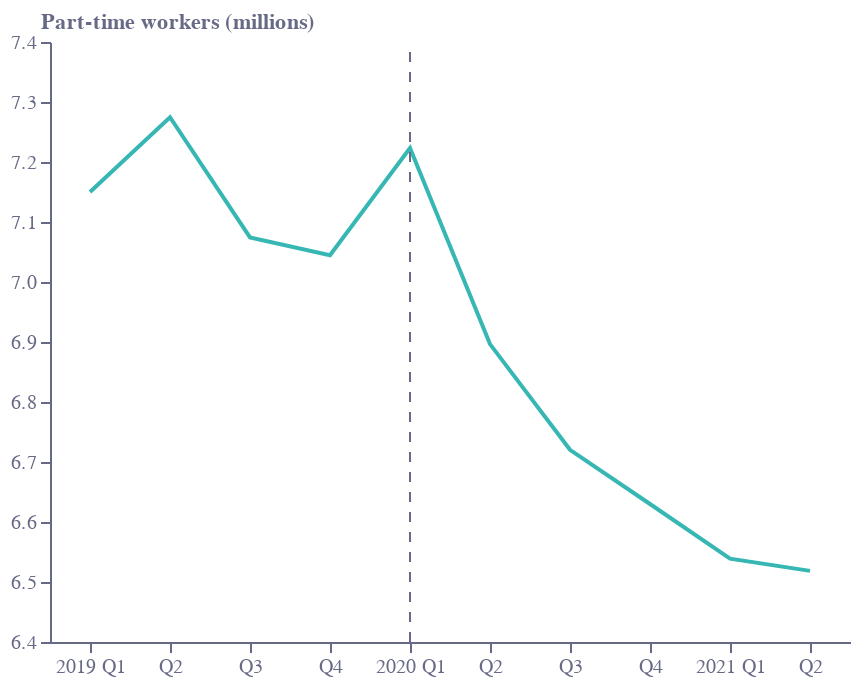

Notebook code for this chart:
### Code cell
base = alt.Chart(f3b).encode(
    x=alt.X(
        "label:N",
        sort=[],
        axis=alt.Axis(
            grid=False,
            titleAlign="right",
            titleAnchor="end",
            title="",
            labelColor=colors["eco-gray"],
            titleColor=colors["eco-gray"],
            tickColor=colors["eco-gray"],
            domainColor=colors["eco-gray"],
            tickCount=10,
            orient="bottom",
            labelAngle=0,
            labelExpr="indexof(datum.value,'Q1')>-1?slice(datum.value,0,4)+' '+slice(datum.value,4):slice(datum.value,4)",
        ),
    )
)
line1 = base.mark_line(color=colors["eco-turquiose"], strokeWidth=2).encode(
    y=alt.Y(
        "part:Q",
        sort=[],
        axis=alt.Axis(
            grid=False,
            title="Part-time workers (millions)",
            titleX=-5,
            titleY=-5,
            titleBaseline="bottom",
            titleAngle=0,
            titleAlign="left",
            labelColor=colors["eco-gray"],
            titleColor=colors["eco-gray"],
            tickColor=colors["eco-gray"],
            domainColor=colors["eco-gray"],
        ),
        scale=alt.Scale(domain=[6.4, 7.4]),
    )
)
axis1 = (
    alt.Chart(pd.DataFrame([{"x": "2020Q1", "y": 6.4}, {"x": "2020Q1", "y":7.4}]))
    .mark_line(strokeWidth=1, strokeDash=[5, 5], color=colors["eco-gray"])
    .encode(x=alt.X("x:N", sort=[]), y="y:Q")
)
layer1 = (
    ((line1 + axis1).properties(height=300, width=400))
    .configure_view(stroke=None)
    .properties(title="")
)
layer1.save("visualisation/" + f + ".json")
layer1.save("visualisation/" + f + ".png")
open("README.md", "a").write(readme)
layer1

### Figure 1 — Vega-Lite specification as saved in the notebook (floating-point values rounded to 4 significant figures)
{"config": {"view": {"continuousWidth": 400, "continuousHeight": 300, "stroke": null}}, "layer": [{"data": {"name": "data-850c31a6045c8598b8685380ea8fdb9d"}, "mark": {"type": "line", "color": "#36B7B4", "strokeWidth": 2}, "encoding": {"x": {"type": "nominal", "axis": {"domainColor": "#676A86", "grid": false, "labelAngle": 0, "labelColor": "#676A86", "labelExpr": "indexof(datum.value,'Q1')>-1?slice(datum.value,0,4)+' '+slice(datum.value,4):slice(datum.value,4)", "orient": "bottom", "tickColor": "#676A86", "tickCount": 10, "title": "", "titleAlign": "right", "titleAnchor": "end", "titleColor": "#676A86"}, "field": "label", "sort": []}, "y": {"type": "quantitative", "axis": {"domainColor": "#676A86", "grid": false, "labelColor": "#676A86", "tickColor": "#676A86", "title": "Part-time workers (millions)", "titleAlign": "left", "titleAngle": 0, "titleBaseline": "bottom", "titleColor": "#676A86", "titleX": -5, "titleY": -5}, "field": "part", "scale": {"domain": [6.4, 7.4]}, "sort": []}}}, {"data": {"name": "data-ba88fc7e735df5c8940cd33211535959"}, "mark": {"type": "line", "color": "#676A86", "strokeDash": [5, 5], "strokeWidth": 1}, "encoding": {"x": {"type": "nominal", "field": "x", "sort": []}, "y": {"type": "quantitative", "field": "y"}}}], "height": 300, "title": "", "width": 400, "$schema": "https://vega.github.io/schema/vega-lite/v4.8.1.json", "datasets": {"data-850c31a6045c8598b8685380ea8fdb9d": [{"full": 21.66, "part": 7.15, "year": 2019, "q": 1, "label": "2019Q1"}, {"full": 21.7, "part": 7.275, "year": 2019, "q": 2, "label": "2019Q2"}, {"full": 21.91, "part": 7.074, "year": 2019, "q": 3, "label": "2019Q3"}, {"full": 22.06, "part": 7.045, "year": 2019, "q": 4, "label": "2019Q4"}, {"full": 21.98, "part": 7.223, "year": 2020, "q": 1, "label": "2020Q1"}, {"full": 21.99, "part": 6.896, "year": 2020, "q": 2, "label": "2020Q2"}, {"full": 22.08, "part": 6.72, "year": 2020, "q": 3, "label": "2020Q3"}, {"full": 22.01, "part": 6.63, "year": 2020, "q": 4, "label": "2020Q4"}, {"full": 22.19, "part": 6.539, "year": 2021, "q": 1, "label": "2021Q1"}, {"full": 22.21, "part": 6.519, "year": 2021, "q": 2, "label": "2021Q2"}], "data-ba88fc7e735df5c8940cd33211535959": [{"x": "2020Q1", "y": 6.4}, {"x": "2020Q1", "y": 7.4}]}}
